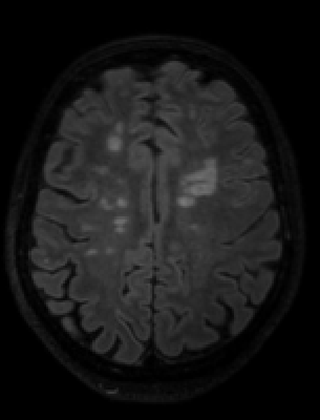
%> input picture Third Year/ESI/Lab/Lezione6/FLAIR.png, 320 x 420 px, shrunk from 610 x 800 before the run
$ octave Lezione6_EserciziPrincipali.m   (GNU Octave 9; MATLAB toolbox functions it lacks are replaced by stand-ins)
%> lines starting %> are read from the running program, lines starting %| are printed output that depends on the picture
% Corso di Elaborazione dei Segnali e Immagini
% Docente: Manuele Bicego
% Lezione 6: esercizi principali


%% Esempi - Operazioni puntuali

clear all
close all
clc

% [6 lines of commented-out code are left out]


%% Operazione puntuale: Negativo
% Caricare l'immagine "FLAIR.png" e una volta convertita in scala di grigi
% da RGB farne il negativo. Visualizzare in un'unica figura con piu' subplot le due immagini e
% i corrispondenti istogrammi.

clear all;
close all;
clc;

MRI = imread('/Users/paoloimbriani/Desktop/UniNotes/Third Year/ESI/Lab/Lezione6/FLAIR.png');
%> MRI is the input picture: size 420x320x3 uint8; min 0, max 122, mean 23.8
MRI = rgb2gray(MRI);
%> MRI: size 420x320 uint8
MRI_neg = 255-MRI;

figure;
subplot(221);imshow(MRI); colorbar, title ('Immagine Originale')
subplot(222);imshow(MRI_neg);colorbar, title ('Immagine Negativo')
subplot(223);imhist(MRI); title ('Hist Immagine Originale')
subplot(224);imhist(MRI_neg); title ('Hist Immagine Negativo')


%% Operazione puntuale: Clamping
% Caricare l'immagine di saturno ("saturn2.png")
% Fare l'operazione di clamping e visualizzare la LUT relativa a questa operazione.
% Infine, visualizzare le due immagini (originale/modificata) e i corrispondenti istogrammi
clear all;
close all;
clc;
I = imread('/Users/paoloimbriani/Desktop/UniNotes/Third Year/ESI/Lab/Lezione6/saturn2.png');
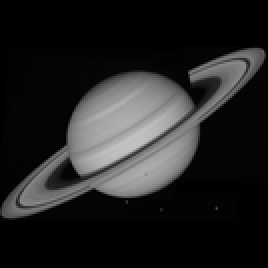
%> input picture Third Year/ESI/Lab/Lezione6/saturn2.png, 134 x 134 px, shrunk from 256 x 256 before the run (shown 2 times larger)
%> I is the input picture: size 134x134 uint8; min 0, max 195, mean 34.6

% Creo una LUT per operazione di clamping e la visualizzo
a = 110;
b = 190;
LUT=[];
for i = 0:255
    r = i;
    if r<a
        LUT(i+1) = a; % --> MATLAB inizia l'indicizzazione a 1, mentre le intensita' iniziano da 0
    elseif r<=b & r>=a
        LUT(i+1) = r;
    elseif r>b
        LUT(i+1) = b;
    end
end

figure;
plot([0:255],LUT);
xlim([0 255]);
ylim([0 255]);
grid on, title ('Clamping LUT')
xlabel('Valori originali')
ylabel('Valori per Clamping LUT')
%> figure, not shown here; curve peaks at x = 190, y = 190

% Applico la LUT e visualizzo l'immagine dopo operazione di clamping
[r,c] = size(I);
%> r = 134; c = 134
Inew = zeros(size(I));
for i = 1:r
    for j = 1:c
        ldg = I(i,j);
        newldg = LUT(ldg+1);% --> MATLAB inizia l'indicizzazione a 1, mentre le intensita' iniziano da 0
        Inew(i,j) = newldg;
    end
end
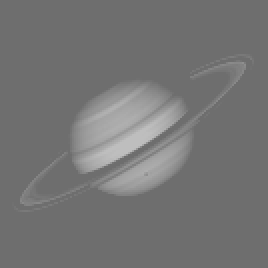
%> Inew: size 134x134 double (shown 2 times larger); min 110, max 190, mean 116.6
Inew = uint8(Inew);
%> Inew: size 134x134 uint8
% I due cicli for si possono scrivere in forma compatta:
Inew2 = uint8(LUT(I+1)); % --> MATLAB inizia l'indicizzazione a 1, mentre le intensita' iniziano da 0
% % To check
% sum(abs(Inew2-Inew),'all')
% % ans =
% %      0

figure;
subplot(221);imshow(I); colorbar, title ('Immagine Originale')
subplot(223);imhist(I); title ('Istogramma')
hold on; plot([a a],[0 max(imhist(I))]);
plot([b b],[0 max(imhist(I))])
subplot(222);imshow(Inew); colorbar, title ('Immagine Clamping')
subplot(224);imhist(Inew); title ('Istogramma')


%% Operazione puntuale: Trasformazione Non lineare (Log/Potenza) ---
% La trasformazione lineare espande in modo uniforme la dinamica originale dell’immagine,
% producendo un effetto globale di miglioramento del contrasto.
% In alcuni casi pero' si ha l’esigenza di effettuare una trasformazione non uniforme,
% che agisca differentemente sui livelli di grigio. In particolare:
% Immagine sottoesposta = i particolari interessanti sono poco evidenti e concentrati nelle zone scure;
% in tal caso possiamo espandere la dinamica associata ai livelli scuri e comprimere quella dei livelli chiari;
% Immagine sovraesposta = i particolari interessanti sono poco evidenti e concentrati nelle zone chiare;
% in tal caso possiamo espandere la dinamica associata ai livelli chiari e comprimere quella dei livelli scuri.
% L’espansione non uniforme della dinamica dell’immagine si puo' ottenere mediante
% elevazione a potenza dei livelli originari.
clear all;
close all;
clc;

% carico immagine "Spine.png" e applico trasformazione a potenza per migliore il contrasto
img = imread('Spine.png');
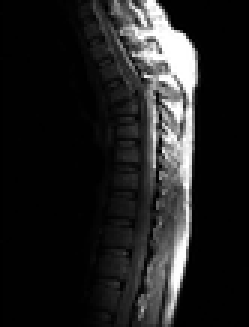
%> input picture Third-Year/ESI/Lab/Lezione6/Spine.png, 83 x 109 px, shrunk from 158 x 208 before the run (shown 3 times larger)
%> img is the input picture: size 109x83x3 uint8; min 0, max 255, mean 32.3
img = (rgb2gray(img));
%> img: size 109x83 uint8
figure, imshow(img),colorbar
figure,  imhist(img),colorbar

% casting a double in modo che le operazioni funzionino
img = double(img);
%> img: size 109x83 double

% I dettagli che mi interessano sono nei livelli di grigio scuri --
% --> gamma <1
gamma = 0.4;
s_tilde = img.^gamma;
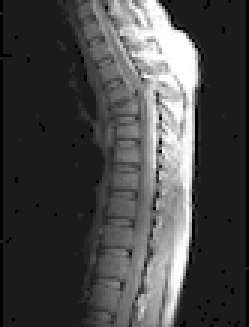
%> s_tilde: size 109x83 double (shown 3 times larger); min 0, max 9.18, mean 2.59; drawn with min black and max white
s_tilde_min = min(s_tilde(:));
%> s_tilde_min = 0
s_tilde_max = max(s_tilde(:));
%> s_tilde_max = 9.18
MAX = 255;
MIN = 0;
s = ((s_tilde - s_tilde_min)./(s_tilde_max-s_tilde_min))*(MAX-MIN) + MIN;

% casting a uint8 per avere di nuovo immagini
newimg = uint8(s);

figure, imshow(newimg),colorbar
figure, imhist(newimg),colorbar


%
% carico immagine "satellite.jpg" e applico trasformazione di potenza per migliore il contrasto
img = imread('satellite.jpg');
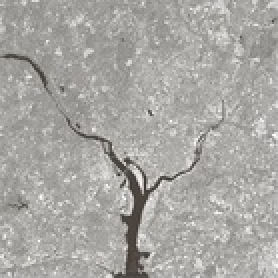
%> input picture Third-Year/ESI/Lab/Lezione6/satellite.jpg, 139 x 139 px, shrunk from 265 x 265 before the run (shown 2 times larger)
%> img is the input picture: size 139x139x3 uint8; mean R, G, B 167.9, 166.7, 162.8
img = (rgb2gray(img));
%> img: size 139x139 uint8
figure, imshow(img),colorbar
figure, imhist(img),colorbar


% casting a double in modo che le operazioni funzionino
img = double(img);
%> img: size 139x139 double

% I dettagli che mi interessano sono nei livelli di grigio chiari --
% --> gamma >1
gamma = 4;
s_tilde = img.^gamma;
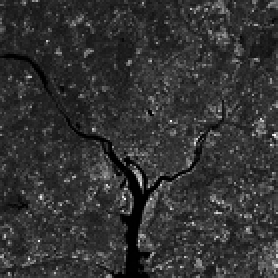
%> s_tilde: size 139x139 double (shown 2 times larger); min 6765201, max 4228250625, mean 859655618.9; drawn with min black and max white
s_tilde_min = min(s_tilde(:));
%> s_tilde_min = 6765201
s_tilde_max = max(s_tilde(:));
%> s_tilde_max = 4228250625
MAX = 255;
MIN = 0;
s = ((s_tilde - s_tilde_min)./(s_tilde_max-s_tilde_min))*(MAX-MIN) + MIN;
%> s: size 139x139 double


% casting a uint8 per avere di nuovo immagini
newimg = uint8(s);
%> newimg: size 139x139 uint8

figure,  imshow(newimg),colorbar
figure, imhist(newimg),colorbar
%> after `colorbar`:
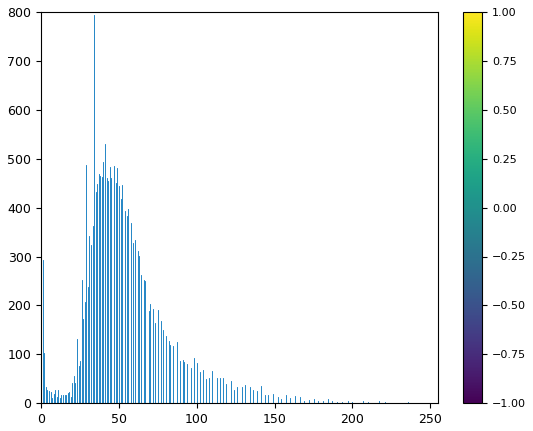
%> figure redrawn from the program's plot data; highest point at x = 34, y = 794


%% Operazione puntuale: Binarizzazione ---
% Produce una immagine che ha solo due livelli: nero e bianco.
% Si ottiene scegliendo una soglia T e mettendo a nero tutti i pixel
% il cui valore è minore a T e a bianco tutti gli altri.
% La difficoltà risiede nel saper scegliere la soglia T più ragionevole
% Ci sono metodi per scegliere automaticamente la soglia (Metodo di Otsu)
clear all;
close all;
clc;


%> (the run ends here)
